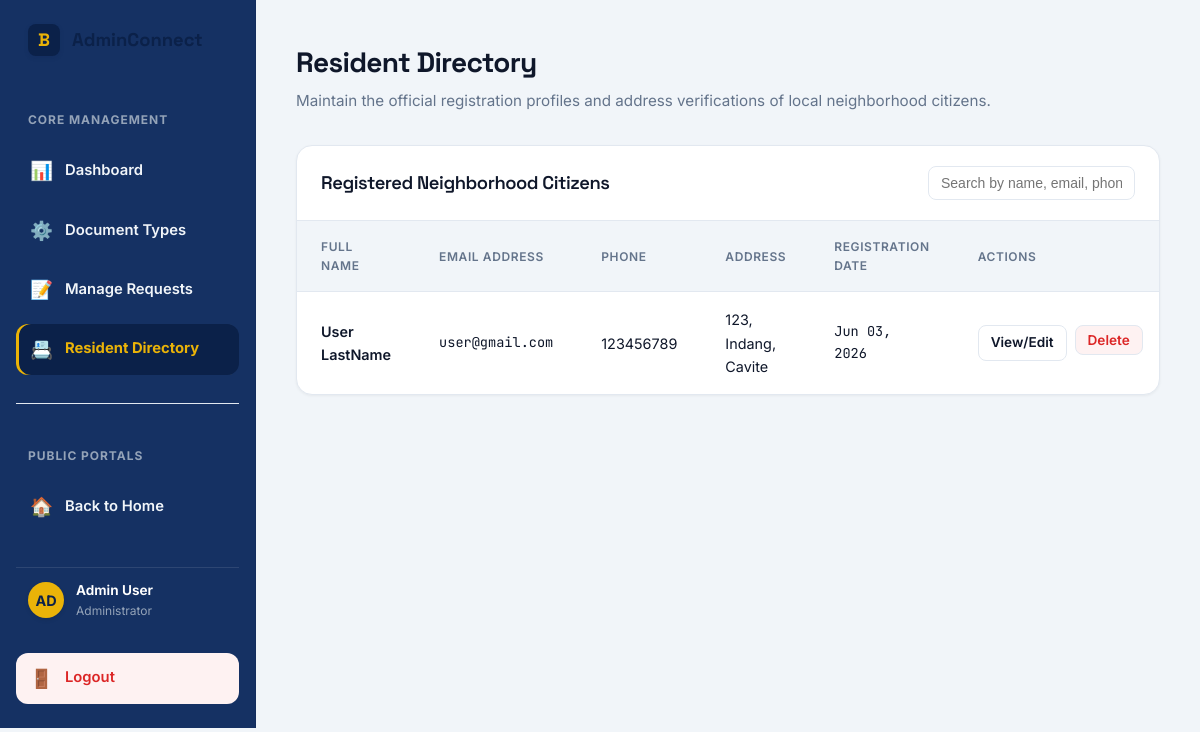
/residents-admin.php (signed in), run on the app's committed database.
### tables this page shows
CREATE TABLE IF NOT EXISTS `users` (
  `id` int NOT NULL AUTO_INCREMENT,
  `email` varchar(255) NOT NULL,
  `password` varchar(255) NOT NULL,
  `first_name` varchar(100) NOT NULL,
  `last_name` varchar(100) NOT NULL,
  `phone` varchar(20) DEFAULT NULL,
  `address` text,
  `role` enum('Admin','Resident') DEFAULT 'Resident',
  `created_at` datetime DEFAULT CURRENT_TIMESTAMP,
  PRIMARY KEY (`id`),
  UNIQUE KEY `email` (`email`)
);

### database/database.php (called while the page is built, shortened)
<?php
function getAllResidents($conn) {
    $result = $conn->query("SELECT * FROM users WHERE role = 'Resident' ORDER BY created_at DESC");
    $residents = [];
    if ($result && $result->num_rows > 0) {
        while ($row = $result->fetch_assoc()) {
            $residents[] = $row;
        }
    }
    return $residents;
}

### residents-admin.php (the view, shortened to what this page needs)
<?php
require_once 'database/database.php';
$conn = connectDB();
$residents = getAllResidents($conn);
?>
<!DOCTYPE html>
<html lang="en">
<head>
  <link rel="stylesheet" href="style.css">
</head>
<body>
  <div class="admin-container">
    <aside class="admin-sidebar">
      <a href="index.php" class="logo-link" style="margin-bottom: 32px; padding-left: 12px;">
        <div class="logo-badge">B</div>
        <span style="font-size: 1.15rem;">AdminConnect</span>
      </a>
      <span class="admin-sidebar-header">Core Management</span>
      <nav style="display: flex; flex-direction: column; gap: 8px;">
        <a href="admin.php" class="sidebar-link">
          <span class="sidebar-icon">📊</span> Dashboard
        </a>
        <a href="document-types.php" class="sidebar-link">
          <span class="sidebar-icon">⚙️</span> Document Types
        </a>
        <a href="requests-admin.php" class="sidebar-link">
          <span class="sidebar-icon">📝</span> Manage Requests
        </a>
        <a href="residents-admin.php" class="sidebar-link active">
          <span class="sidebar-icon">📇</span> Resident Directory
        </a>
      </nav>
      <div style="margin: 20px 0; border-top: 1px solid var(--border);"></div>
      <span class="admin-sidebar-header">Public Portals</span>
      <nav style="display: flex; flex-direction: column; gap: 8px;">
        <a href="index.php" class="sidebar-link">
          <span class="sidebar-icon">🏠</span> Back to Home
        </a>
      </nav>
      <div class="admin-profile">
        <div class="profile-avatar">AD</div>
        <div class="profile-info">
          <span class="profile-name">Admin User</span>
          <span class="profile-role">Administrator</span>
        </div>
      </div>
      <a href="logout.php" class="sidebar-link" style="margin-top: 12px; background-color: var(--danger-light); color: var(--danger);">
        <span class="sidebar-icon">🚪</span> Logout
      </a>
    </aside>
    <main class="admin-content">
      <header class="admin-page-header">
        <div class="admin-page-title">
          <h1>Resident Directory</h1>
          <p>Maintain the official registration profiles and address verifications of local neighborhood citizens.</p>
        </div>
      </header>
      <section class="card-table-wrapper">
        <div class="table-header-controls">
          <h3 class="table-title">Registered Neighborhood Citizens</h3>
          <input type="text" id="resident-search" class="table-search-input" placeholder="Search by name, email, phone, or address...">
        </div>
        <table class="responsive-table" id="residents-table">
          <thead>
            <tr data-search-row="true">
              <th>Full Name</th>
              <th>Email Address</th>
              <th>Phone</th>
              <th>Address</th>
              <th>Registration Date</th>
              <th>Actions</th>
            </tr>
          </thead>
          <tbody>
            <?php
            if (!empty($residents)) {
              foreach ($residents as $resident) {
                $regDate = date('M d, Y', strtotime($resident['created_at']));
            ?>
            <tr data-search-row="true">
              <td style="font-weight: 600;"><?php echo htmlspecialchars($resident['first_name'] . ' ' . $resident['last_name']); ?></td>
              <td style="font-family: var(--font-mono); font-size: 0.85rem;"><?php echo htmlspecialchars($resident['email']); ?></td>
              <td><?php echo htmlspecialchars($resident['phone']); ?></td>
              <td><?php echo htmlspecialchars($resident['address']); ?></td>
              <td style="font-family: var(--font-mono); font-size: 0.85rem;"><?php echo $regDate; ?></td>
              <td>
                <div class="table-actions">
                  <a href="#edit-resident-<?php echo $resident['id']; ?>" class="btn btn-secondary btn-size-sm">View/Edit</a>
                  <form method="POST" style="display: inline;">
                    <button type="submit" class="btn btn-secondary btn-size-sm" style="background-color: var(--danger-light); color: var(--danger);" onclick="return confirm('Delete this resident?');">Delete</button>
                  </form>
                </div>
              </td>
            </tr>
            <?php
              }
            } else {
            ?>
            <tr data-static-row="true">
              <td colspan="6" style="text-align: center; padding: 32px; color: var(--text-muted);">No residents registered yet.</td>
            </tr>
            <?php
            }
            ?>
          </tbody>
        </table>
      </section>
    </main>
  </div>
</body>
</html>

### data on the page
users: first_name+last_name "User LastName", email "user@gmail.com", phone "123456789", address "123, Indang, Cavite", created_at "Jun 03, 2026"
